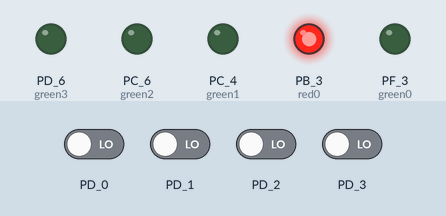
A sketch run on a simulated TI Tiva C LaunchPad. On the bench: output pins drawn as LEDs (lit = HIGH). Inputs (shaded band) come from the test bench; at power-on: PD_0–3 LOW. What the sketch prints to the serial monitor is not drawn.

Above: at 1.2 s.
1.3 s: PD_0 driven HIGH
At 1.8 s:
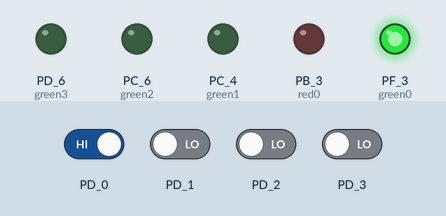
2.8 s: PD_1 driven HIGH
At 4.0 s:
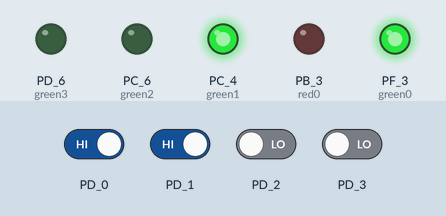
4.3 s: PD_2 driven HIGH
At 5.3 s:
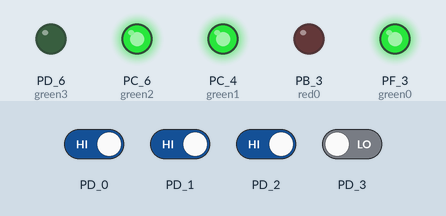
5.8 s: PD_3 driven HIGH
At 6.5 s:
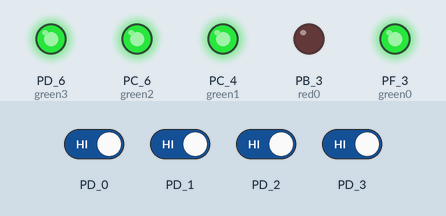
7.3 s: PD_0 driven LOW
At 7.6 s:
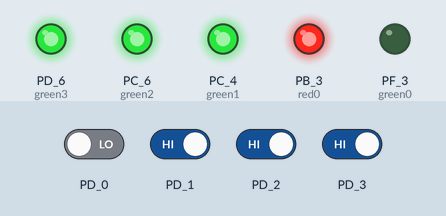
8.8 s: PD_1 driven LOW
At 10.0 s:
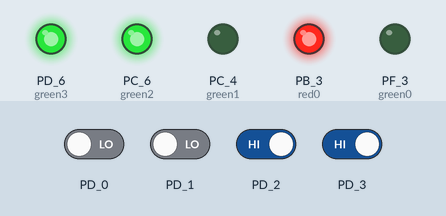
Timing chart, 0 to 11.3 s (numbered marks = the images above; inputs shaded):
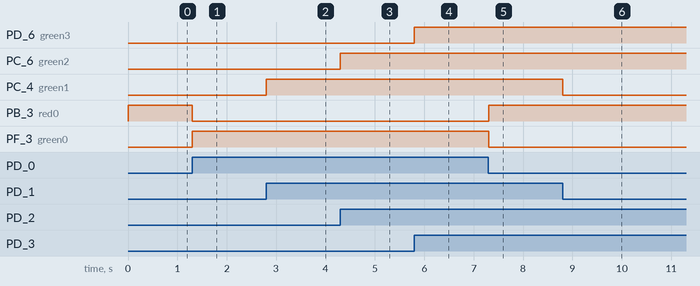

Measured:
- after the input at 1.3 s, PB_3 (red0): HIGH → LOW at once; PF_3 (green0): LOW → HIGH at once
- after the input at 2.8 s, PC_4 (green1): LOW → HIGH at once
- after the input at 4.3 s, PC_6 (green2): LOW → HIGH at once
- after the input at 5.8 s, PD_6 (green3): LOW → HIGH at once
- after the input at 7.3 s, PB_3 (red0): LOW → HIGH at once; PF_3 (green0): HIGH → LOW at once
- after the input at 8.8 s, PC_4 (green1): HIGH → LOW at once

The sketch:

TivaC_Parquimetro.ino
```cpp
#define green0 PF_3
#define red0 PB_3
#define green1 PC_4
#define red1 PC_5
#define green2 PC_6
#define red2 PC_7
#define green3 PD_6
#define red3 PD_7

void setup() {
  // put your setup code here, to run once:
  pinMode(PD_0, INPUT);
  pinMode(PD_1, INPUT);
  pinMode(PD_2, INPUT);
  pinMode(PD_3, INPUT);

  pinMode(green0, OUTPUT);
  pinMode(green1, OUTPUT);
  pinMode(green2, OUTPUT);
  pinMode(green3, OUTPUT);

  pinMode(red0, OUTPUT);
  pinMode(red0, OUTPUT);
  pinMode(red0, OUTPUT);
  pinMode(red0, OUTPUT);

  Serial.begin(9600);
  Serial5.begin(9600);

}

int p0 = 0;
int p1 = 0;
int p2 = 0;
int p3 = 0;
int total = 0;

void loop() {
  // put your main code here, to run repeatedly:
  p0 = digitalRead(PD_0);
  p1 = digitalRead(PD_1);
  p2 = digitalRead(PD_2);
  p3 = digitalRead(PD_3);

  digitalWrite(green0,p0);
  digitalWrite(red0,!p0);

  digitalWrite(green1,p1);
  digitalWrite(red1,!p1);

  digitalWrite(green2,p2);
  digitalWrite(red2,!p2);

  digitalWrite(green3,p3);
  digitalWrite(red3,!p3);

  total = 4 - (p0 + p1 + p2 + p3);

  Serial.println(total);

}
```
